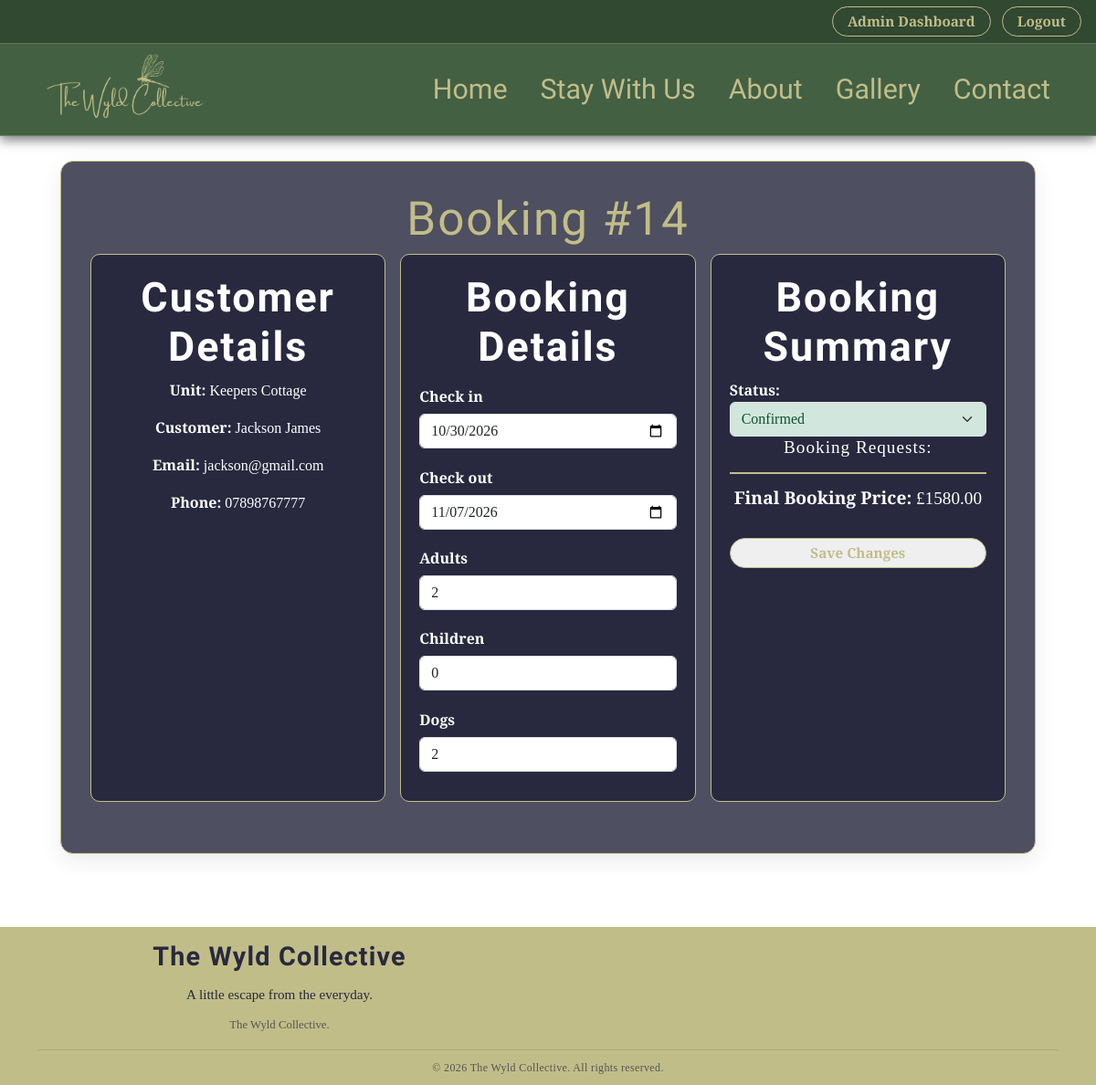
The page /adminpanel/bookings/14/ (signed in) on the database its author committed.
### bookings/models.py (models this page shows, shortened)
class Booking(models.Model):
    STATUS_CHOICES = [
        ("PENDING", "Pending"),
        ("CONFIRMED", "Confirmed"),
        ("CANCELLED", "Cancelled"),
        ("COMPLETED", "Completed"),
    ]
    customer = models.ForeignKey(User, on_delete=models.CASCADE, blank=True, null=True)
    customer_name = models.CharField(max_length=255)
    customer_email = models.EmailField()
    customer_phone = models.CharField(max_length=20)
    unit = models.ForeignKey(Unit, on_delete=models.CASCADE)
    check_in_date = models.DateField()
    check_out_date = models.DateField()
    adults = models.PositiveIntegerField(default=1)
    children = models.PositiveIntegerField(default=0)
    infants = models.PositiveIntegerField(default=0)
    dogs = models.PositiveIntegerField(default=0)
    dog_surcharge = models.DecimalField(max_digits=6, decimal_places=2, default=0)
    nightly_price = models.DecimalField(max_digits=7, decimal_places=2)
    total_nights = models.PositiveIntegerField()
    total_amount = models.DecimalField(max_digits=8, decimal_places=2)
    special_requests = models.TextField(blank=True)
    agreed_terms = models.BooleanField(default=False)
    status = models.CharField(max_length=20, choices=STATUS_CHOICES, default="PENDING")
    created_at = models.DateTimeField(auto_now_add=True)
    updated_at = models.DateTimeField(auto_now=True)

class Unit(models.Model):
    name = models.CharField(max_length=120)
    slug = models.SlugField(unique=True)
    short_description = models.CharField(max_length=300, blank=True)
    description = models.TextField(blank=True)
    main_image = models.ImageField(upload_to="unit_main/", blank=True, null=True)
    max_adults = models.PositiveIntegerField(default=2)
    max_children = models.PositiveIntegerField(default=2)
    price_per_night = models.DecimalField(max_digits=7, decimal_places=2)
    dog_surcharge = models.DecimalField(max_digits=6, decimal_places=2, default=0)
    dogs_allowed = models.BooleanField(default=False)
    active = models.BooleanField(default=True)

### adminpanel/views.py (the view, shortened to what this page needs)
@login_required
def admin_booking_detail(request, booking_id):
    if not request.user.is_staff:
        return redirect("index")
    booking = get_object_or_404(Booking, id=booking_id)
    change_requests = booking.change_requests.order_by("-created_at")
    return render(
        request,
        "admin/admin_booking_detail.html",
        {
            "booking": booking,
            "status_choices": Booking.STATUS_CHOICES,
            "change_requests": change_requests,
        },
    )

### templates/admin/admin_booking_detail.html (shortened to what this page needs)
{% extends "base.html" %}
{% block content %}
<div class="admin-booking-detail-page">
    <div class="admin-booking-detail-card">
        <h1 class="admin-dashboard-title">Booking #{{ booking.id }}</h1>
        <div class="admin-booking-grid">
            <div class="admin-booking-info">
                <h2>Customer Details</h2>
                <p><strong>Unit:</strong> {{ booking.unit.name }}</p>
                <p><strong>Customer:</strong> {{ booking.customer_name }}</p>
                <p><strong>Email:</strong> {{ booking.customer_email }}</p>
                <p><strong>Phone:</strong> {{ booking.customer_phone }}</p>
            </div>
            <div class="admin-booking-fields">
                <h2>Booking Details</h2>
                <label for="check_in">Check in</label>
                <input id="check_in" type="date" name="check_in"
                       form="save-booking-form"
                       value="{{ booking.check_in_date|date:'Y-m-d' }}"
                       class="form-control">
                <label for="check_out">Check out</label>
                <input id="check_out" type="date" name="check_out"
                       form="save-booking-form"
                       value="{{ booking.check_out_date|date:'Y-m-d' }}"
                       class="form-control">
                <label for="adults">Adults</label>
                <input id="adults" type="number" name="adults"
                       form="save-booking-form"
                       value="{{ booking.adults }}" min="1"
                       class="form-control">
                <label for="children">Children</label>
                <input id="children" type="number" name="children"
                       form="save-booking-form"
                       value="{{ booking.children }}" min="0"
                       class="form-control">
                <label for="dogs">Dogs</label>
                <input id="dogs" type="number" name="dogs"
                       form="save-booking-form"
                       value="{{ booking.dogs }}" min="0"
                       class="form-control">
            </div>
            <div class="admin-booking-summary">
                <h2>Booking Summary</h2>
                <label for="statusSelect">Status:</label>
                <select name="status"
                        id="statusSelect"
                        form="save-booking-form"
                        class="form-select status-{{ booking.status|lower }}">
                    {% for value, label in status_choices %}
                        <option value="{{ value }}"
                            {% if booking.status == value %}selected{% endif %}>
                            {{ label }}
                        </option>
                    {% endfor %}
                </select>
                <h3 class="booking-request-heading">Booking Requests:</h3>
                <p class="booking-total">
                    <strong>Final Booking Price:</strong> £{{ booking.total_amount }}
                </p>
                <form method="post" id="save-booking-form">
                    <button type="submit" class="crud-btn">
                        Save Changes
                    </button>
                </form>
            </div>
        </div>
    </div>
</div>
{% endblock %}

### static/css/styles.css (style rules this page uses)
:root { --font-primary: "Island Moments", cursive; --font-secondary: "Cormorant Garamond", serif; --colour-primary: #436043; --colour-secondary: #759075; --colour-tertiary: #ffffff; --colour-accent: #c1bd88; --colour-blue: #28293e; --transition-fast: 0.25s ease; --transition-medium: 0.45s ease; --colour-accent-rgb: 49, 72, 49; }
body { font-family: var(--font-secondary); background: url("../images/page-bg.svg") center/cover no-repeat fixed; color: var(--colour-primary); overflow-x: hidden; }
h1 { font-family: var(--font-primary); letter-spacing: 2px; font-size: 3.2rem; color: var(--colour-accent); text-align: center; }
h2 { font-family: var(--font-primary); font-weight: 550; font-size: 2.8rem; letter-spacing: 2px; color: var(--colour-tertiary); text-align: center; }
h3, h4 { font-family: var(--font-primary); font-weight: 500; font-size: 3.2rem; letter-spacing: 1px; color: var(--colour-tertiary); text-align: center; }
p, li { font-family: var(--font-secondary); font-size: 1.1rem; text-align: center; color: var(--colour-tertiary); }
.crud-btn { color: var(--colour-accent); border: 1px solid var(--colour-accent); padding: 4px 16px; margin-left: 12px; border-radius: 50px; font-family: var(--font-secondary); font-size: 0.95rem; font-weight: 600; text-decoration: none; transition: var(--transition-fast); }
.status-confirmed { background-color: #d1e7dd; color: #0f5132; }
.booking-total { font-family: var(--font-secondary); font-size: 1.3rem; font-weight: 600; color: var(--colour-primary); margin-top: 20px; padding: 12px 0; border-top: 2px solid var(--colour-accent); }
.admin-booking-detail-page { max-width: 1100px; margin: 2rem auto; padding: 0 1rem; color: var(--colour-blue); }
.admin-booking-detail-card { background: rgba(40, 41, 62, 0.82); border: 1px solid var(--colour-accent); border-radius: 14px; box-shadow: 0 8px 24px rgba(0, 0, 0, 0.08); padding: 2rem; backdrop-filter: blur(5px); -webkit-backdrop-filter: blur(5px); margin: 80px auto; }
.admin-booking-grid { display: grid; grid-template-columns: repeat(2, minmax(0, 1fr)); gap: 2rem; margin-bottom: 1.5rem; }
.admin-booking-info, .admin-booking-fields, .admin-booking-summary { background: var(--colour-blue); border: 1px solid var(--colour-accent); border-radius: 10px; padding: 1.25rem; }
.admin-booking-fields { display: grid; gap: 0.5rem; }
.admin-booking-fields input, .admin-booking-summary select { width: 100%; margin-bottom: 0.75rem; }
.admin-booking-grid { display: grid; grid-template-columns: repeat(3, minmax(0, 1fr)); gap: 1rem; align-items: start; }
.admin-booking-info, .admin-booking-fields, .admin-booking-summary { min-width: 0; height: 100%; }
.admin-booking-info p, .admin-booking-summary p { color: var(--colour-tertiary); font-size: 1.0rem; }
.admin-booking-info { text-align: left; margin: auto 0px; }
.admin-booking-fields { display: flex; flex-direction: column; gap: 0.45rem; }
.admin-booking-fields label, .admin-booking-summary label { color: var(--colour-tertiary); font-weight: 600; }
.admin-booking-summary { width: 100%; }
.admin-booking-summary .booking-request-heading, .admin-booking-summary .booking-total { font-family: var(--font-secondary); font-size: 1.2rem; font-weight: 400; color: var(--colour-tertiary); text-align: center; }
.admin-booking-summary .form-select, .admin-booking-summary .crud-btn { width: 100%; box-sizing: border-box; margin: 0 auto; }
.admin-booking-summary p { margin: 1rem 0; text-align: center; font-size: 1.1rem; color: var(--colour-blue); }

### rows shown on the page
Booking: id "14", unit.name "Keepers Cottage", customer_name "Jackson James", customer_email "jackson@gmail.com", customer_phone "07898767777", check_in "10/30/2026", check_out "11/07/2026", adults "2", children "0", dogs "2", status "Confirmed", total_amount "1580.00"
